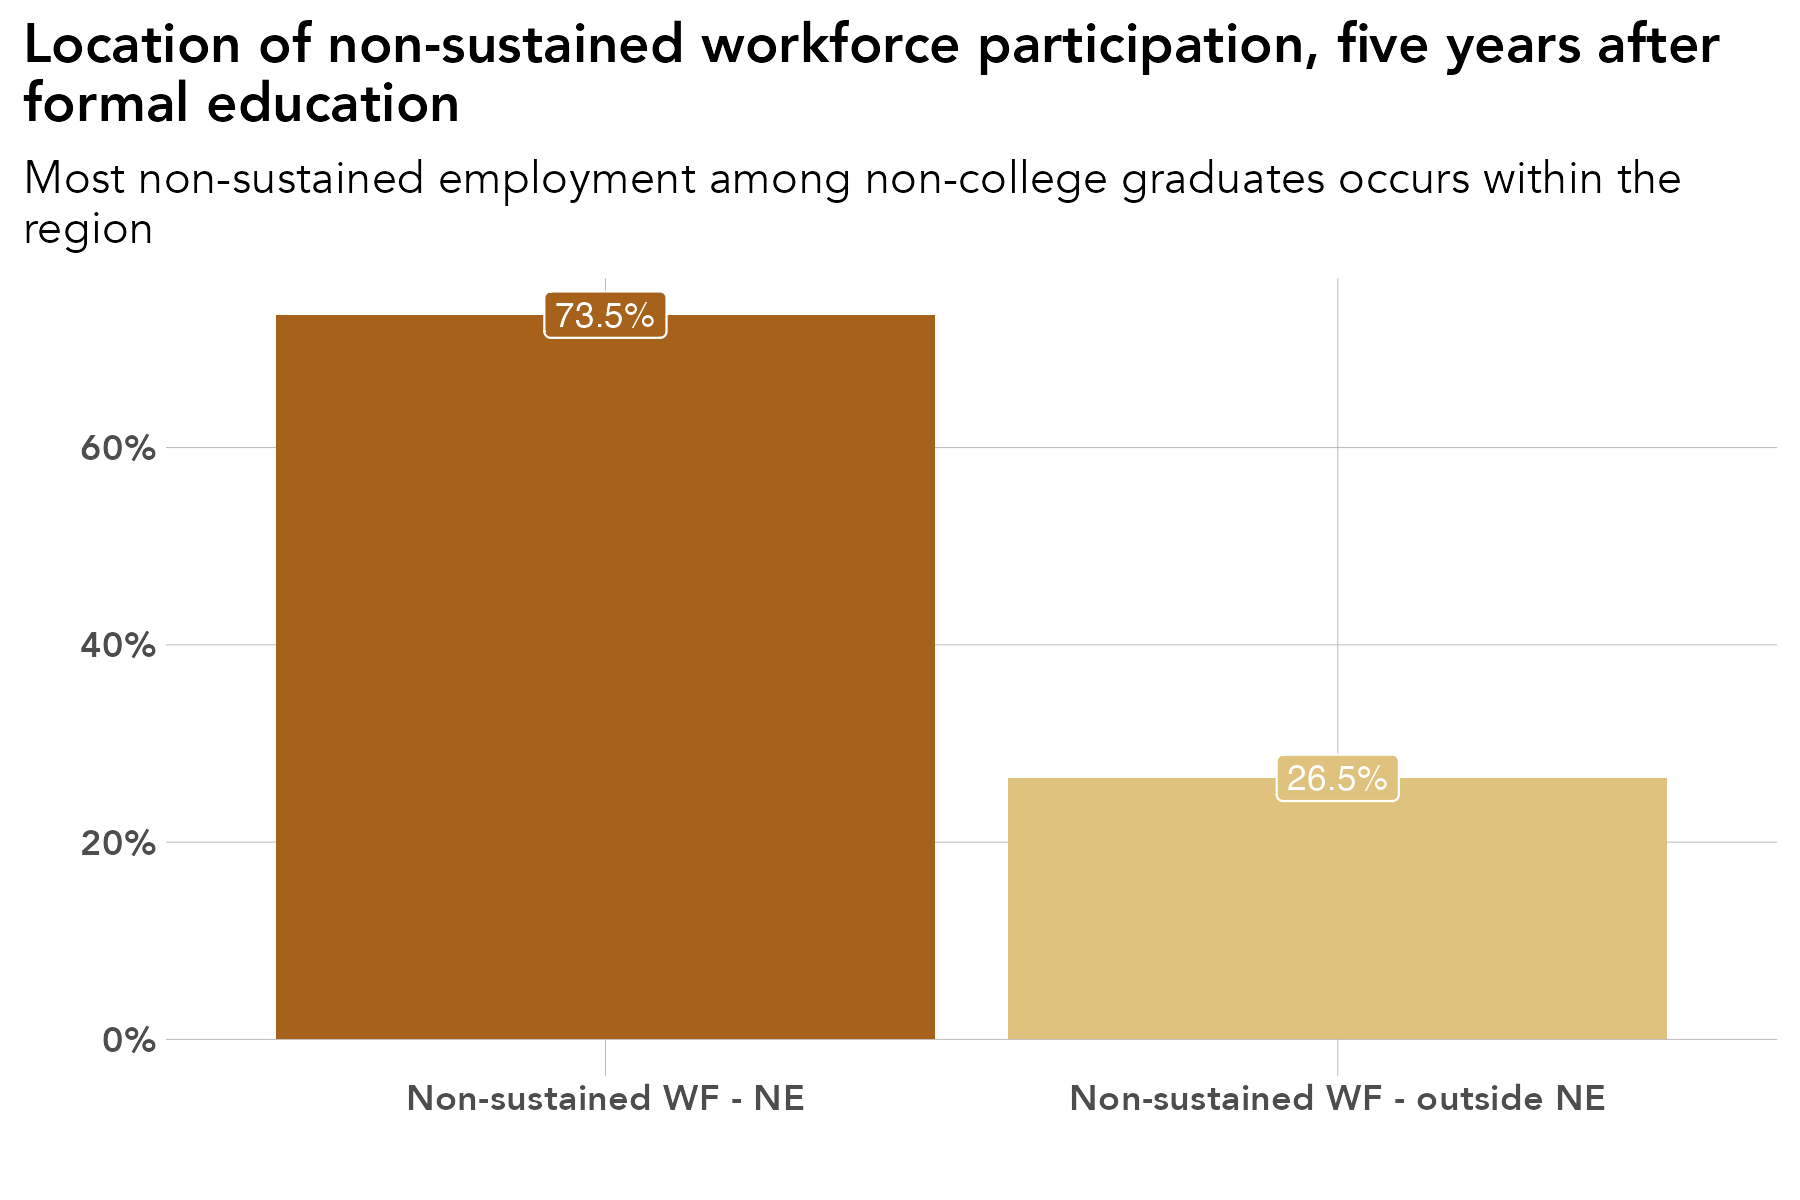

R code for this plot:
# library -----------------------------------------------------------------
library(tidyverse)
library(sf)
library(ggrepel)
library(scales)
library(ggiraph)
library(rmapshaper)
library(cowplot)
library(RColorBrewer)
library(readxl)
library(lubridate)
library(readxl)
library(systemfonts)
reset_font_cache()
library(ggtext)
library(janitor)
library(cowplot)
library(ggalluvial)
library(ggsankey)


rm(list = ls())

# themes ------------------------------------------------------------------
theme_bar <- theme_bw() +
  theme(panel.grid.major = element_line(color = "grey70", size = 0.1),
        panel.grid.minor = element_blank(),
        axis.ticks = element_blank(),
        axis.text = element_text(face = "bold"),
        panel.border = element_blank(),
        legend.background = element_rect(fill = "transparent", color = "transparent"),
        legend.key = element_rect(fill = "transparent"),
        legend.key.size = unit(1, "lines"),
        legend.margin = margin(0,0,0,0),
        legend.title = element_blank(),
        legend.text = element_text(margin = margin(l = 2)),
        text = element_text(family = "Avenir") ,
        plot.title.position = "plot",
        plot.title = element_text(face = "bold"))

theme_line <- theme_bw() +
  theme(legend.background = element_rect(fill = "transparent", color = "transparent"),
        legend.key = element_rect(fill = "transparent"),
        legend.text = element_text(margin = margin(l = 2)),
        panel.grid.minor = element_blank(),
        panel.grid.major = element_line(color = "grey70", size = 0.1),
        axis.ticks = element_blank(),
        axis.text = element_text(face = "bold"),
        panel.border = element_blank(),
        legend.margin = margin(0,0,0,0),
        legend.key.size = unit(1, "lines"),
        text = element_text(family = "Avenir") ,
        plot.title.position = "plot",
        plot.title = element_text(face = "bold"))


theme_sf <- theme_bw() +
  theme(axis.text.x=element_blank(),
        axis.text.y=element_blank(),
        axis.ticks=element_blank(),
        panel.background = element_blank(),
        panel.grid.major = element_line(color = "white"),
        panel.border = element_blank(),
        legend.title = element_blank(),
        legend.text = element_text(margin = margin(l = 2)),
        legend.margin = margin(0,0,0,0),
        legend.key.size = unit(1, "lines"),
        text = element_text(family = "Avenir") ,
        plot.title.position = "plot",
        plot.title = element_text(face = "bold"))

theme_all <- theme_bw() +
  theme(axis.ticks=element_blank(),
        axis.text.y = element_blank(),
        panel.background = element_blank(),
        panel.grid.major = element_blank(),
        panel.grid = element_blank(),
        panel.border = element_blank(),
        legend.title = element_blank(),
        legend.text = element_text(margin = margin(l = 2)),
        legend.margin = margin(0,0,0,0),
        legend.key.size = unit(1, "lines"),
        text = element_text(family = "Avenir") ,
        plot.title.position = "plot",
        plot.title = element_text(face = "bold"))


regions <- read_csv("/Users/kellyasche/Library/CloudStorage/GoogleDrive-kasche@ruralmn.org/My Drive/Data Prep/R Projects/Join docs/county_regions.csv") %>%
  select(5,6) %>%
  unique() %>%
  mutate(edr = str_replace(edr, "  ", " "),
         planning.region = str_replace(planning.region, " Minnesota", ""),
         planning.region = fct_relevel(planning.region, "Northwest", "Northeast", "Central", "Seven County Mpls-St Paul", "Southwest", "Southeast"),
         edr = fct_relevel(edr, "EDR 1 - Northwest", "EDR 2 - Headwaters", "EDR 3 - Arrowhead", "EDR 4 - West Central", "EDR 5 - North Central", "EDR 6E- Southwest Central", "EDR 6W- Upper Minnesota Valley", "EDR 7E- East Central", "EDR 7W- Central", "EDR 8 - Southwest", "EDR 9 - South Central", "EDR 10 - Southeast", "EDR 11 - 7 County Twin Cities", "Minnesota"))

counties.regions <- read_csv("/Users/kellyasche/Library/CloudStorage/GoogleDrive-kasche@ruralmn.org/My Drive/Data Prep/R Projects/Join docs/county_regions.csv") %>%
  mutate(countyfp = formatC(countyfp, width = 3, flag = "0"),
         Name = str_to_title(Name),
         Name = str_replace(Name, "Q", "q"),
         Name = str_replace(Name, "Of The", "of the"),
         Name = str_replace(Name, "Mcleod", "McLeod"),
         Dem_Desc = ifelse(Name == "Minnesota", "Minnesota", Dem_Desc) ,
         edr = str_replace(edr, "  ", " "),
         planning.region = str_replace(planning.region, " Minnesota", ""),
         planning.region = fct_relevel(planning.region, "Northwest", "Northeast", "Central", "Seven County Mpls-St Paul", "Southwest", "Southeast"),
         edr = fct_relevel(edr, "EDR 1 - Northwest", "EDR 2 - Headwaters", "EDR 3 - Arrowhead", "EDR 4 - West Central", "EDR 5 - North Central", "EDR 6E- Southwest Central", "EDR 6W- Upper Minnesota Valley", "EDR 7E- East Central", "EDR 7W- Central", "EDR 8 - Southwest", "EDR 9 - South Central", "EDR 10 - Southeast", "EDR 11 - 7 County Twin Cities", "Minnesota"))

color.ruca <- c("Entirely rural" = "#009933", "Town/rural mix" = "#99CC33", "Urban/town/rural mix" = "#CC9966", "Entirely urban" = "#754C29", "Minnesota" = "black")

color.pr <- c("Northwest" = "#4575b4","Northeast" = "grey", "Central" = "#fee090", "Seven County Mpls-St Paul" = "#d73027", "Southwest" = "#91bfdb", "Southeast" = "#fc8d59", "Minnesota" = "black")

color.edr <- c("EDR 1 - Northwest" = "#b3cde3", "EDR 2 - Headwaters" = "#8c96c6", "EDR 3 - Arrowhead" = "#fe9929", "EDR 4 - West Central" = "#8856a7", "EDR 5 - North Central" = "#810f7c", "EDR 6E- Southwest Central" = "#e5f5f9", "EDR 6W- Upper Minnesota Valley" = "#bdc9e1", "EDR 7E- East Central" = "#99d8c9", "EDR 7W- Central" = "#2ca25f", "EDR 8 - Southwest" = "#74a9cf", "EDR 9 - South Central" = "#0570b0", "EDR 10 - Southeast" = "#d7301f", "EDR 11 - 7 County Twin Cities" = "#d8b365", "Minnesota" = "black")

color.pr.edr <- c ("Northwest" = "#4575b4","Northeast" = "#e0f3f8", "Central" = "#fee090", "Seven County Mpls-St Paul" = "#d73027", "Southwest" = "#91bfdb", "Southeast" = "#fc8d59", "Minnesota" = "black", "EDR 1 - Northwest" = "#b3cde3", "EDR 2 - Headwaters" = "#8c96c6", "EDR 3 - Arrowhead" = "#fe9929", "EDR 4 - West Central" = "#8856a7", "EDR 5 - North Central" = "#810f7c", "EDR 6E- Southwest Central" = "#e5f5f9", "EDR 6W- Upper Minnesota Valley" = "#bdc9e1", "EDR 7E- East Central" = "#99d8c9", "EDR 7W- Central" = "#2ca25f", "EDR 8 - Southwest" = "#74a9cf", "EDR 9 - South Central" = "#0570b0", "EDR 10 - Southeast" = "#d7301f", "EDR 11 - 7 County Twin Cities" = "#d8b365")

color.six <- c("#009933", "#4575b4", "grey", "#fee090", "#fc8d59", "#d73027")

mn_counties <- st_read("/Users/kellyasche/Library/CloudStorage/GoogleDrive-kasche@ruralmn.org/My Drive/Data Prep/R Projects/Shapefiles/County shapefiles/MNCounties_MNDOT.shp", quiet = TRUE) %>%
  ms_simplify(keep = .01, keep_shapes = TRUE) %>%
  rename("countyfp" = "FIPS_CODE")

counties.regions.1 <- counties.regions %>%
  mutate(statefp = "27",
         project.pr = ifelse(edr %in% c("EDR 1 - Northwest", "EDR 2 - Headwaters", "EDR 4 - West Central"), "Northwest",
                             ifelse(edr == "EDR 3 - Arrowhead", "Northeast",
                                    ifelse(edr %in% c("EDR 5 - North Central", "EDR 7E- East Central", "EDR 7W- Central"), "Central",
                                           ifelse(edr %in% c("EDR 6E- Southwest Central", "EDR 6W- Upper Minnesota Valley", "EDR 8 - Southwest"), "Southwest",
                                                  ifelse(edr %in% c("EDR 9 - South Central", "EDR 10 - Southeast"), "Southern", as.character(planning.region)))))),
         project.pr = fct_relevel(project.pr, "Northwest", "Northeast", "Central", "Seven County Mpls-St Paul", "Southwest", "Southern"))


# Prep data ---------------------------------------------------------------

original <- read_csv("Data/SLEDS/Masters/Master-disconnected.csv") %>%
  mutate(after.ed.5 = as_factor(after.ed.5))

original$ps.grad
names(original)
levels(original$after.ed.5)

data <- original %>%
  select(PersonID, after.ed.5) %>%
  mutate(after.ed.5.new = ifelse(after.ed.5 %in% c("Not meaningful_in_only", "Not meaningful_mixed_in_out_simultaneous", "Not meaningful_mixed_in_out_sequential", "Not meaningful_mixed_in_unclassified_sequential", "Not meaningful_mixed_in_unclassified_simultaneous", "Not meaningful_mixed_in_out_unclassified_simultaneous", "Not meaningful_mixed_in_out_unclassified_sequential"), "Non-sustained WF - NE", as.character(after.ed.5)),
         after.ed.5.new = ifelse(after.ed.5.new == "Meaningful emp MN", "Sustained WF - MN", after.ed.5.new),
         after.ed.5.new = ifelse(after.ed.5.new %in% c("Not meaningful_out_only", "Not meaningful_mixed_out_unclassified_simultaneous", "Not meaningful_unclassified_only", "Not meaningful_mixed_out_unclassified_sequential"), "Non-sustained WF - outside NE", after.ed.5.new),
         after.ed.5.new = ifelse(after.ed.5.new == "Meaningful emp region", "Sustained WF - NE", after.ed.5.new),
         after.ed.5.new = fct_relevel(after.ed.5.new, "Sustained WF - NE", "Sustained WF - MN", "Non-sustained WF - NE", "Non-sustained WF - outside NE", "No MN emp record")) %>%
  filter(after.ed.5.new %in% c("Non-sustained WF - NE", "Non-sustained WF - outside NE")) %>%
  group_by(after.ed.5.new) %>%
  summarize(n = n()) %>%
  ungroup() %>%
  mutate(pct = n / sum(n))


# Prep chart --------------------------------------------------------------


ggplot(data, aes(after.ed.5.new, pct, fill = after.ed.5.new)) +
  geom_col(position = "dodge") +
  geom_label(aes(label = percent(pct, accuracy = .1)), show.legend = FALSE, position = position_dodge(width = .9), color = "white", size = 3) +
  labs(x="", 
       y = "", 
       title = "Location of non-sustained workforce participation, five years after\nformal education",
       subtitle = "Most non-sustained employment among non-college graduates occurs within the\nregion")+
  scale_y_continuous(labels=scales::percent) +
  theme_bar+
  scale_fill_manual(values = brewer.pal(n = 4, "BrBG"),
                    guide = guide_legend(ncol = 2)) +
  theme(legend.position = "none")

ggsave(filename = "Charts/Paper report 3/pct-non-college-grads-non-sustained-region-outside-region.pdf", device = cairo_pdf, dpi = "print", width = 6, height = 4)

ggsave(filename = "Charts/Paper report 3/pct-non-college-grads-non-sustained-region-outside-region.png", dpi = "print", width = 6, height = 4)
